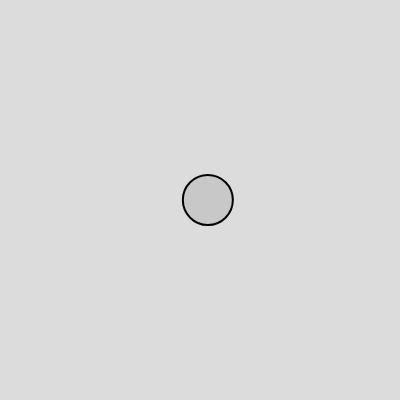
Frame 1 (no input)
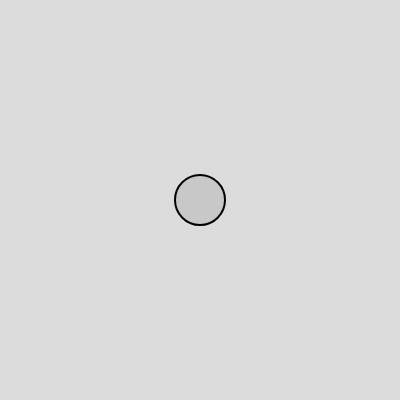
Frame 60 (no input)
Frame 120 (the mouse pressed at the canvas centre since frame 60): identical to frame 60, image omitted

The p5.js sketch that drew these frames (run headless with seeded random() and noise() and a simulated clock; from frame 60 on, the mouse is pressed at the canvas centre):

// p5.js sketch
// ── sketch.js


function setup() {
    createCanvas(400, 400);


}

function draw() {
    background(220);
    
  
    let amplitude = 150;
    let period = 120;
  
    let xPos = amplitude * sin(TWO_PI * frameCount/120);

    fill(200);
    strokeWeight(2);
  
    translate(width / 2, height / 2);
    line(0, 0, xPos, 0);
    circle(xPos, 0, 50);


}
